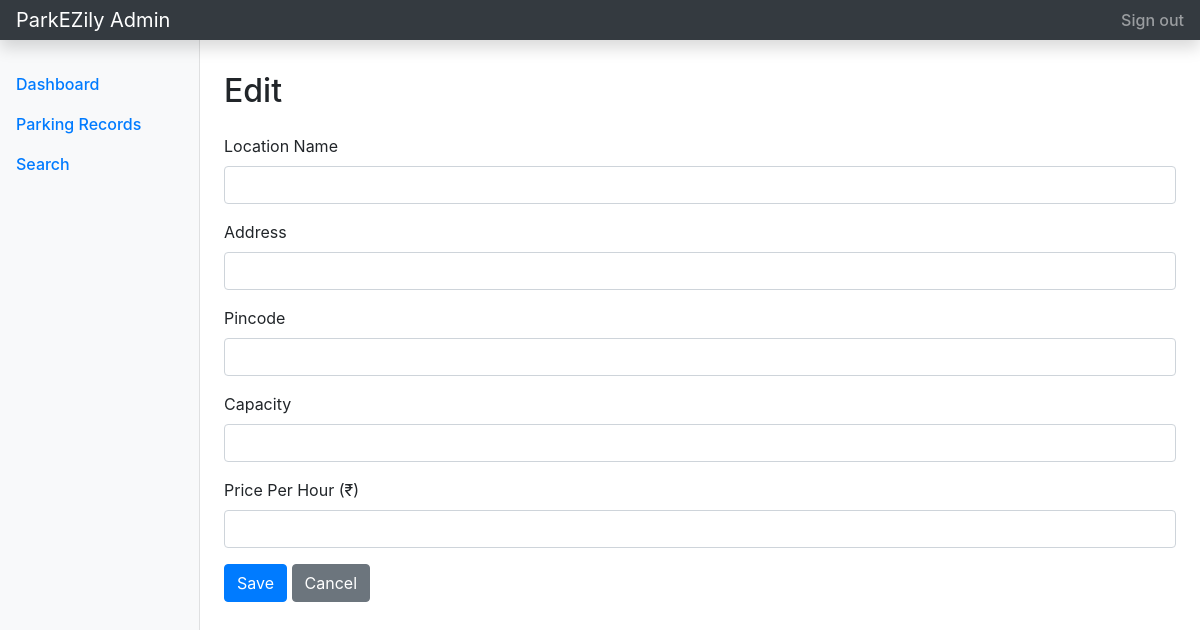
Before: /admin/lot/update/7 (signed in) with the older database file.
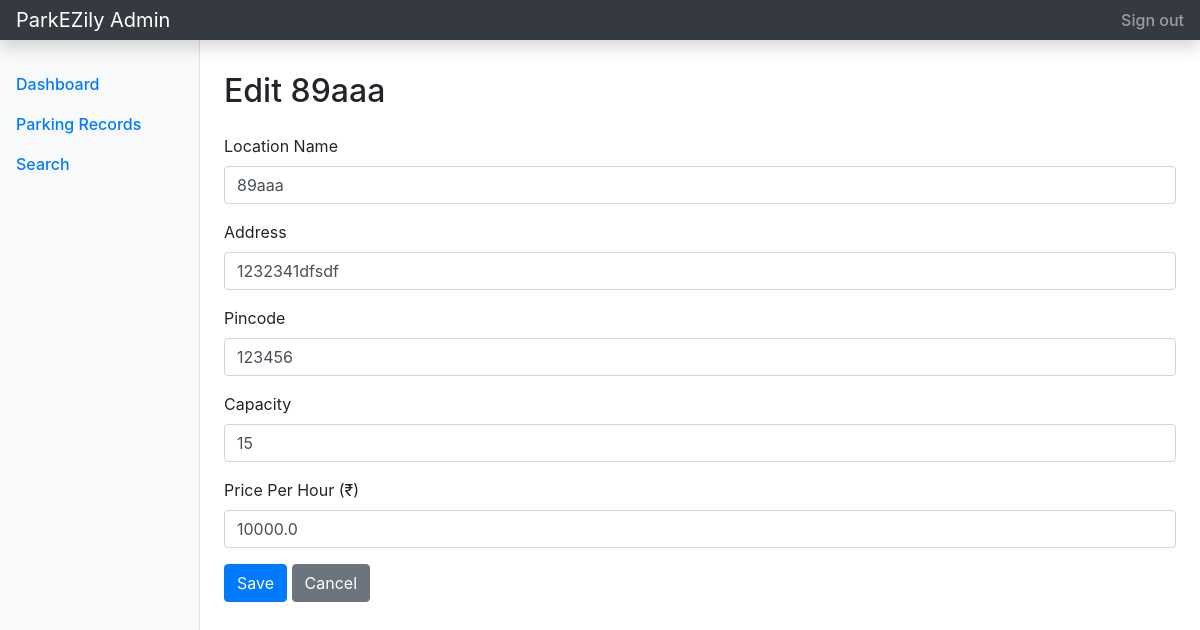
After: the same page with the newer database file.
### tables this page shows
CREATE TABLE parking_lot (
        id INTEGER PRIMARY KEY AUTOINCREMENT,
        location_name TEXT NOT NULL,
        address TEXT NOT NULL,
        price_per_hour REAL NOT NULL,
        pin_code TEXT NOT NULL,
        max_spots INTEGER NOT NULL,
        status TEXT NOT NULL DEFAULT 'active'
    );

### controllers/admin.py (the view, shortened to what this page needs)
@adm_bp.route('/admin/lot/update/<int:lot_id>', methods=['GET', 'POST'])
@login_req
def update_lot(lot_id):
    db = get_db()
    lot = db.execute('SELECT * FROM parking_lot WHERE id = ?', (lot_id,)).fetchone()
    db.close()
    return render_template('admin/edit_lot.html', lot=lot)

### controllers/admin.py (called while the page is built)
def get_db():
    db = sqlite3.connect(DB_FILE)
    db.row_factory = sqlite3.Row
    return db

def login_req(f):
    @wraps(f)
    def wrapper(*args, **kwargs):
        if 'user_role' not in session or session['user_role'] != 'admin':
            flash('Admin access is required.', 'danger')
            return redirect(url_for('auth.login'))
        return f(*args, **kwargs)
    return wrapper

### templates/admin/edit_lot.html (shortened to what this page needs)
{% extends 'admin/admin_base.html' %}
{% block admin_main %}
<h1 class="h2">Edit {{ lot.location_name }}</h1>
<form method="POST" class="mt-4">
    <div class="form-group"><label>Location Name</label><input type="text" name="name" class="form-control"
            value="{{ lot.location_name }}" required pattern="^(?=.*[a-zA-Z]{3,})[a-zA-Z0-9\s]+$"
            title="Must contain at least 3 letters and can include numbers."></div>
    <div class="form-group"><label>Address</label><input type="text" name="addr" class="form-control"
            value="{{ lot.address }}" required pattern="^(?=.*[a-zA-Z]{3,})[a-zA-Z0-9\s,\-]+$"
            title="Must contain at least 3 letters and can include numbers."></div>
    <div class="form-group"><label>Pincode</label><input type="text" name="pin" class="form-control"
            value="{{ lot.pin_code }}" required pattern="[0-9]{6}" title="Pincode must be exactly 6 digits."></div>
    <div class="form-group"><label>Capacity</label><input type="number" name="cap" class="form-control"
            value="{{ lot.max_spots }}" required min="1"></div>
    <div class="form-group"><label>Price Per Hour (₹)</label><input type="number" name="cost" class="form-control"
            value="{{ lot.price_per_hour }}" required step="0.01" min="0"></div>
    <button type="submit" class="btn btn-primary">Save</button>
    <a href="{{ url_for('admin.dashboard') }}" class="btn btn-secondary">Cancel</a>
</form>
{% endblock %}

Changed rows visible on the page:
added parking_lot: location_name "89aaa", name "89aaa", addr "1232341dfsdf", pin "123456", cap "15", cost "10000.0"
